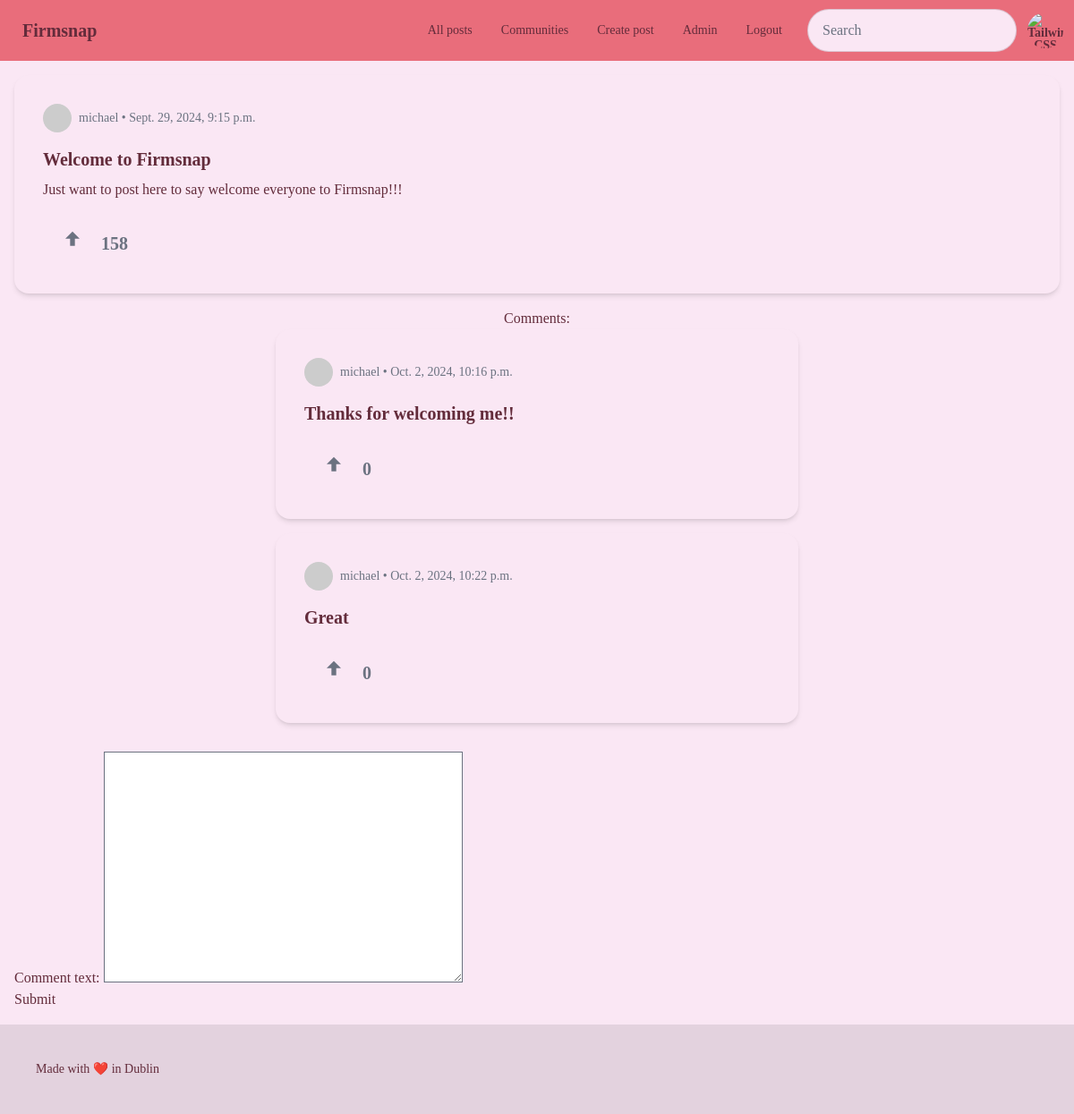
The page /app/post/1 (signed in) on the database its author committed.
### app/models.py (models this page shows, shortened)
class Post(models.Model):
    organisation_id = models.ForeignKey(Organisation, on_delete=models.CASCADE)
    user_id = models.ForeignKey(User, on_delete=models.CASCADE)
    post_title = models.CharField(max_length=200, default="Untitled Post")
    post_text = models.TextField(max_length=2000)
    pub_date = models.DateTimeField(auto_now_add=True)
    votes = models.IntegerField(default=0)

class User(AbstractUser):
    organisation_id = models.ForeignKey(Organisation, on_delete=models.CASCADE, null=True, blank=True)
    is_org_admin = models.BooleanField(default=False)
    is_active = models.BooleanField(default=True)

class Comment(models.Model):
    user_id = models.ForeignKey(User, on_delete=models.CASCADE)
    post_id = models.ForeignKey(Post, on_delete=models.CASCADE)
    organisation_id = models.ForeignKey(Organisation, on_delete=models.CASCADE)
    comment_text = models.TextField(max_length=2000)
    pub_date = models.DateTimeField(auto_now_add=True)
    votes = models.IntegerField(default=0)

### app/views.py (the view)
# urls.py: path("post/<int:post_id>", views.post_detail, name="post_detail"),
def post_detail(request, post_id):
    user = request.user
    post_obj = get_object_or_404(Post, id=post_id)
    if user.is_authenticated and user.organisation_id == post_obj.organisation_id:
        if request.method == 'POST':
            comment_form = CommentCreationForm(request.POST)
            if comment_form.is_valid():
                new_comment = comment_form.save(commit=False)
                new_comment.user_id = request.user
                new_comment.post_id = Post.objects.get(pk=post_id)
                new_comment.save()
                return redirect('post_detail', post_id=post_id)
        else:
            comment_form = CommentCreationForm()
        list_of_comments = Comment.objects.filter(post_id=post_id)
        template = loader.get_template("app/post_detail.html")
        context = {"post_obj" : post_obj, "list_of_comments": list_of_comments,'comment_form': comment_form, 'post_id':post_id}
        return HttpResponse(template.render(context, request))
    else:
        return redirect('login')

### app/forms.py
class CommentCreationForm(forms.ModelForm):
    class Meta:
        model = Comment
        fields = ['comment_text']

### app/templates/app/post_detail.html (shortened to what this page needs)
{% extends 'app/base.html' %}
{% block content %}
    {% if post_obj %}
        <div class="card w-full bg-base-100 shadow-md mb-4">
            <div class="card-body">
                <div class="flex items-center mb-2">
                    <div class="avatar">
                        <div class="w-8 h-8 rounded-full">
                            <img src="https://i.pravatar.cc/150?img=3" alt="User Avatar" />
                        </div>
                    </div>
                    <span class="ml-2 text-sm text-gray-500">{{ post_obj.user_id.username }} • {{ post_obj.pub_date }}</span>
                </div>
                <h2 class="card-title">
                    {{ post_obj.post_title }}
                </h2>
                <p> {{ post_obj.post_text }} </p>
                <div class="card-actions mt-4">
                    <div class="flex space-x-2">
                        <button class="btn btn-ghost text-gray-500 hover:text-green-500 flex items-center space-x-2">
                            <svg xmlns="http://www.w3.org/2000/svg" class="h-8 w-8 inline" fill="currentColor" viewBox="0 0 24 24">
                                <path d="M12 2l-6 6h4v6h4v-6h4z"/>
                            </svg>
                            <span class="text-xl font-bold">{{ post_obj.votes }}</span>
                        </button>
                    </div>
                </div>
            </div>
        </div>
    <div class="flex flex-col items-center justify-center mb-4">
    <p>Comments:</p>
    {% for comment in list_of_comments %}
        <div class="card w-full sm:w-6/12 bg-base-100 shadow-md mb-4">
            <div class="card-body">
                <div class="flex items-center mb-2">
                    <div class="avatar">
                        <div class="w-8 h-8 rounded-full">
                            <img src="https://i.pravatar.cc/150?img=3" alt="User Avatar" />
                        </div>
                    </div>
                    <span class="ml-2 text-sm text-gray-500">{{ comment.user_id.username }} • {{ comment.pub_date }}</span>
                </div>
                <h2 class="card-title">
                    {{ comment.comment_text }}
                </h2>
                <div class="card-actions mt-4">
                    <div class="flex space-x-2">
                        <button class="btn btn-ghost text-gray-500 hover:text-green-500 flex items-center space-x-2">
                            <svg xmlns="http://www.w3.org/2000/svg" class="h-8 w-8 inline" fill="currentColor" viewBox="0 0 24 24">
                                <path d="M12 2l-6 6h4v6h4v-6h4z"/>
                            </svg>
                            <span class="text-xl font-bold">{{ comment.votes }}</span>
                        </button>
                    </div>
                </div>
            </div>
        </div>
    {% endfor %}
    </div>
    <form action="{% url 'post_detail' post_id%}" method="post">
        {{ comment_form }}
        <input type="submit" value="Submit">
    </form>
    {% else %}
        <p>Post not found</p>
    {% endif %}
{% endblock %}

### rows shown on the page
Post: user_id.username "michael", pub_date "Sept. 29, 2024, 9:15 p.m.", post_title "Welcome to Firmsnap", post_text "Just want to post here to say welcome everyone to Firmsnap!!!", votes "158"
Comment: user_id.username "michael", pub_date "Oct. 2, 2024, 10:16 p.m.", comment_text "Thanks for welcoming me!!", votes "0"
Comment: user_id.username "michael", pub_date "Oct. 2, 2024, 10:22 p.m.", comment_text "Great", votes "0"
